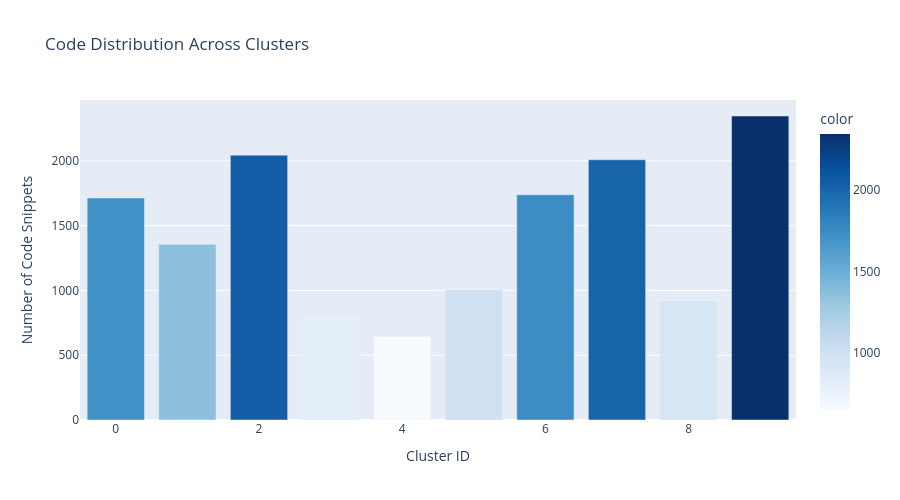

Notebook code cell kept with this figure:
### Markdown cell above
### 8.1 Cluster Sizes

### Code cell
# Visualize cluster sizes
cluster_sizes = df['cluster_kmeans'].value_counts().sort_index()

fig = px.bar(
    x=cluster_sizes.index,
    y=cluster_sizes.values,
    title='Code Distribution Across Clusters',
    labels={'x': 'Cluster ID', 'y': 'Number of Code Snippets'},
    color=cluster_sizes.values,
    color_continuous_scale='Blues'
)

fig.update_layout(showlegend=False, height=500)

### Figure 1 — Plotly figure (JSON) as saved in the notebook; plotly's stock layout.template omitted (floating-point values rounded to 4 significant figures)
{"data": [{"hovertemplate": "Cluster ID=%{x}<br>Number of Code Snippets=%{y}<br>color=%{marker.color}<extra></extra>", "legendgroup": "", "marker": {"color": [1713, 1356, 2044, 804, 646, 1004, 1738, 2008, 919, 2346], "coloraxis": "coloraxis", "pattern": {"shape": ""}}, "name": "", "orientation": "v", "showlegend": false, "textposition": "auto", "type": "bar", "x": [0, 1, 2, 3, 4, 5, 6, 7, 8, 9], "xaxis": "x", "y": [1713, 1356, 2044, 804, 646, 1004, 1738, 2008, 919, 2346], "yaxis": "y"}], "layout": {"barmode": "relative", "coloraxis": {"colorbar": {"title": {"text": "color"}}, "colorscale": [[0, "rgb(247,251,255)"], [0.125, "rgb(222,235,247)"], [0.25, "rgb(198,219,239)"], [0.375, "rgb(158,202,225)"], [0.5, "rgb(107,174,214)"], [0.625, "rgb(66,146,198)"], [0.75, "rgb(33,113,181)"], [0.875, "rgb(8,81,156)"], [1, "rgb(8,48,107)"]]}, "height": 500, "legend": {"tracegroupgap": 0}, "showlegend": false, "title": {"text": "Code Distribution Across Clusters"}, "xaxis": {"anchor": "y", "domain": [0, 1], "title": {"text": "Cluster ID"}}, "yaxis": {"anchor": "x", "domain": [0, 1], "title": {"text": "Number of Code Snippets"}}}}
